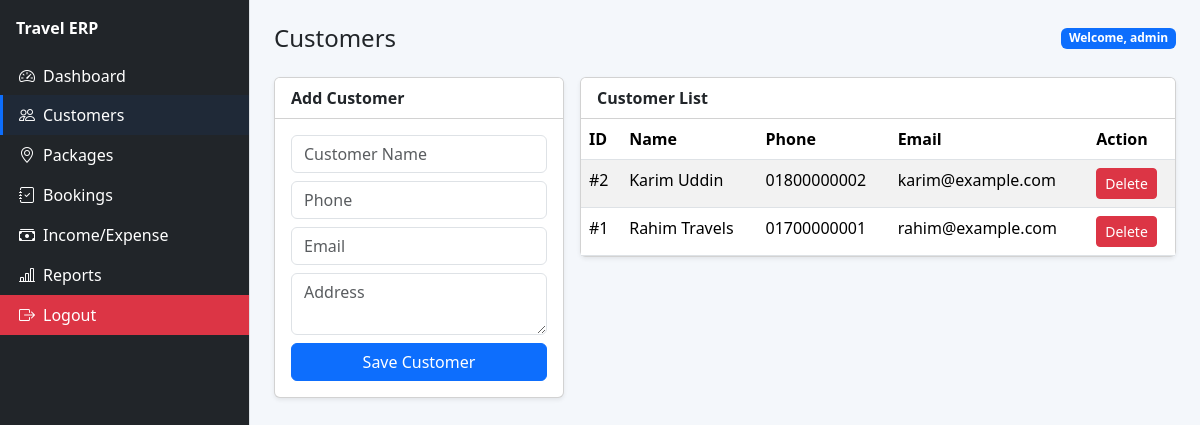
Page /dashboard.php?page=customers (signed in) on the committed database.
### tables this page shows
CREATE TABLE IF NOT EXISTS customers (
    id INT AUTO_INCREMENT PRIMARY KEY,
    name VARCHAR(150) NOT NULL,
    phone VARCHAR(30) NOT NULL,
    email VARCHAR(150),
    address TEXT,
    created_at TIMESTAMP DEFAULT CURRENT_TIMESTAMP
);

### config/helpers.php (called while the page is built, shortened)
<?php
function e(string $value): string
{
    return htmlspecialchars($value, ENT_QUOTES, 'UTF-8');
}

### pages/customers.php (the view, shortened to what this page needs)
<?php
$customers = $conn->query('SELECT * FROM customers ORDER BY id DESC');
?>
<div class="row g-3">
    <div class="col-lg-4">
        <div class="card shadow-sm">
            <div class="card-header bg-white fw-bold">Add Customer</div>
            <div class="card-body">
                <form method="post">
                    <input class="form-control mb-2" name="name" placeholder="Customer Name" required>
                    <input class="form-control mb-2" name="phone" placeholder="Phone" required>
                    <input class="form-control mb-2" name="email" placeholder="Email">
                    <textarea class="form-control mb-2" name="address" placeholder="Address"></textarea>
                    <button class="btn btn-primary w-100">Save Customer</button>
                </form>
            </div>
        </div>
    </div>
    <div class="col-lg-8">
        <div class="card shadow-sm">
            <div class="card-header bg-white fw-bold">Customer List</div>
            <div class="table-responsive">
                <table class="table table-striped mb-0">
                    <thead><tr><th>ID</th><th>Name</th><th>Phone</th><th>Email</th><th>Action</th></tr></thead>
                    <tbody>
                    <?php while ($c = $customers->fetch_assoc()): ?>
                        <tr>
                            <td>#<?= e($c['id']) ?></td>
                            <td><?= e($c['name']) ?></td>
                            <td><?= e($c['phone']) ?></td>
                            <td><?= e($c['email']) ?></td>
                            <td>
                                <form method="post" onsubmit="return confirm('Delete this customer?')">
                                    <button class="btn btn-sm btn-danger">Delete</button>
                                </form>
                            </td>
                        </tr>
                    <?php endwhile; ?>
                    </tbody>
                </table>
            </div>
        </div>
    </div>
</div>

### assets/style.css (style rules this page uses)
body { background: #f4f7fb; font-family: 'Segoe UI', Tahoma, Geneva, Verdana, sans-serif; }

### rows in the picture
customers: id "2", name "Karim Uddin", phone "01800000002", email "karim@example.com"
customers: id "1", name "Rahim Travels", phone "01700000001", email "rahim@example.com"

### other values in the picture
$page "Customers"
$_SESSION['admin_name'] "admin"
